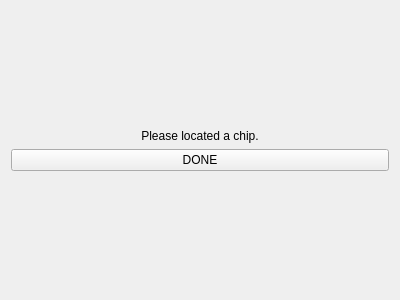
<?xml version="1.0" encoding="UTF-8"?>
<ui version="4.0">
 <class>ImageScan_StartForm</class>
 <widget class="QWidget" name="ImageScan_StartForm">
  <property name="geometry">
   <rect>
    <x>0</x>
    <y>0</y>
    <width>400</width>
    <height>300</height>
   </rect>
  </property>
  <property name="windowTitle">
   <string>Form</string>
  </property>
  <layout class="QVBoxLayout" name="verticalLayout">
   <item>
    <spacer name="verticalSpacer_2">
     <property name="orientation">
      <enum>Qt::Vertical</enum>
     </property>
     <property name="sizeHint" stdset="0">
      <size>
       <width>20</width>
       <height>40</height>
      </size>
     </property>
    </spacer>
   </item>
   <item>
    <widget class="QLabel" name="label">
     <property name="text">
      <string>Please located a chip.</string>
     </property>
     <property name="alignment">
      <set>Qt::AlignCenter</set>
     </property>
    </widget>
   </item>
   <item>
    <widget class="QPushButton" name="donePushButton">
     <property name="text">
      <string>DONE</string>
     </property>
    </widget>
   </item>
   <item>
    <spacer name="verticalSpacer">
     <property name="orientation">
      <enum>Qt::Vertical</enum>
     </property>
     <property name="sizeHint" stdset="0">
      <size>
       <width>20</width>
       <height>40</height>
      </size>
     </property>
    </spacer>
   </item>
  </layout>
 </widget>
 <resources/>
 <connections/>
</ui>
